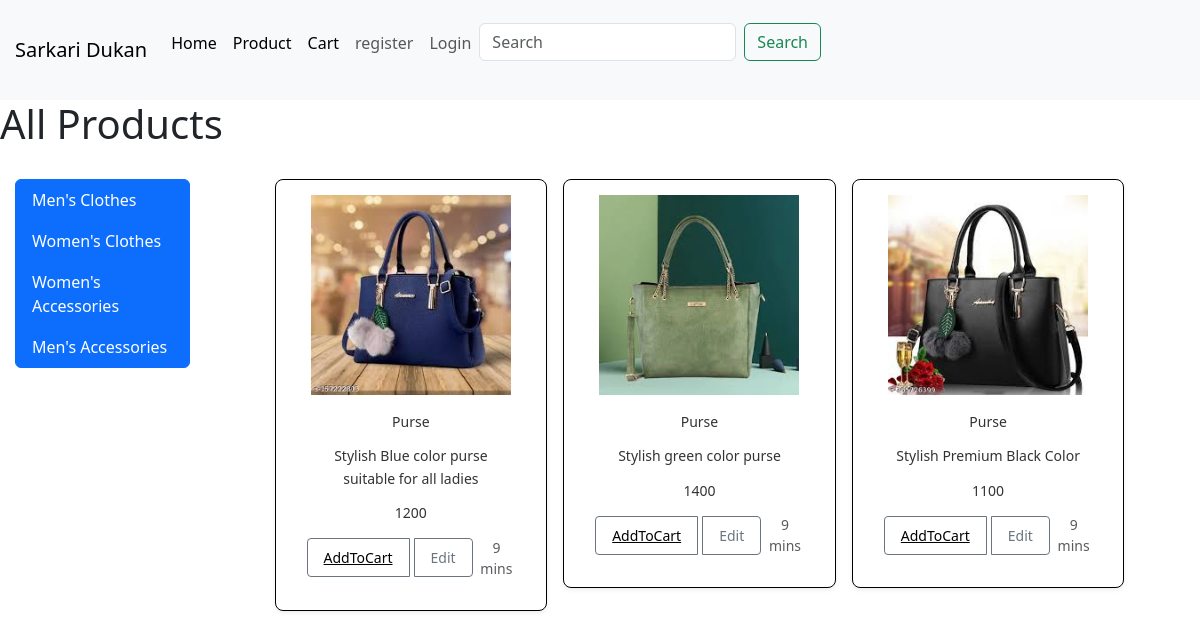
Page /3 on the committed database.
### eapp/models.py (models this page shows, shortened)
class Category(models.Model):
    name = models.CharField(max_length=100)
    def __str__(self):
        return self.name

class Product(models.Model):
    name=models.CharField(max_length=30)
    price=models.IntegerField(default=0)
    description=models.TextField(max_length=300,default='',null=True,blank=True)
    category=models.ForeignKey(Category,on_delete=models.CASCADE)
    image=models.ImageField(upload_to='image')
    class Meta:
        db_table='product'

### eapp/views.py (the view)
# urls.py: path('<int:id>',v.cato_wise_pro, name='cato'),
def cato_wise_pro(request,id):
    pl=Product.objects.all()
    duplicate_cate=set()
    for i in pl:
        duplicate_cate.add(i.category)
        pl=Product.objects.filter(category=id)
    context={'duplicate_cate':duplicate_cate,'pl':pl}
    return render(request,'plist.html',context)

### eapp/templates/plist.html (shortened to what this page needs)
{% extends 'base.html' %}
{% block body %}
<h1>All Products</h1>
<div class="container-fluid mt-3">
    <div class="row">
        <div class="col-lg-2 mx-auto">
            <div class="list-group">
                {%for i in duplicate_cate%}
                <a href="{%url 'eapp:cato' i.id%}" class="list-group-item list-group-item-action active">{{i}}</a>
                {%endfor%}
            </div>
        </div>
        <div id="product" class="col-lg-10 mx-auto">
            <div class="container">
                <div class="row row-cols-1 row-cols-sm-2 row-cols-md-3 g-3">
                    {% for i in pl %}
                    <div class="col">
                        <div class="card shadow-sm" style="border: 1.5px solid #000000; border-radius: 8px;">
                            <img src="{{ i.image }}" alt="Please Check Image" width="200px" height="200px">
                            <div class="card-body">
                                <p class="card-text">{{ i.name }}</p>
                                <p class="card-text">{{ i.description }}</p>
                                <p class="card-text">{{ i.price }}</p>
                                <div class="d-flex justify-content-between align-items-center">
                                    <div class="btn-group">
                                        <button type="button" class="btn btn-sm btn-outline-secondary"><a href="{%url 'eapp:add' i.id %}" style="color: black;">AddToCart</a></button>
                                        <button type="button" class="btn btn-sm btn-outline-secondary">Edit</button>
                                    </div>
                                    <small class="text-body-secondary">9 mins</small>
                                </div>
                            </div>
                        </div>
                    </div>
                    {% endfor %}
                </div>
            </div>
        </div>
    </div>
</div>
{% endblock %}

### eapp/static/css/style.css (style rules this page uses)
#product .container { max-width: 90%; margin: 0 auto; }
.card { text-align: center; border: 1.5px solid #000; border-radius: 8px; box-shadow: 0 4px 12px rgba(0, 0, 0, 0.1); padding: 15px; transition: transform 0.3s ease-in-out, box-shadow 0.3s ease-in-out; }
.card img { display: block; margin: 0 auto; width: 100%; height: auto; max-width: 200px; max-height: 200px; object-fit: contain; transition: transform 0.3s ease-in-out; }
.btn-group .btn { margin-right: 5px; padding: 8px 16px; border-radius: 4px; transition: background-color 0.3s ease, color 0.3s ease; }
.card-body p { margin-bottom: 12px; font-size: 14px; line-height: 1.6; color: #333; }
.container-fluid { padding: 15px; }

### rows in the picture
Category: name "Men's Clothes"
Category: name "Women's Clothes"
Category: name "Women's Accessories"
Category: name "Men's Accessories"
Product: image (picture), name "Purse", description "Stylish Blue color purse suitable for all ladies", price "1200"
Product: image (picture), name "Purse", description "Stylish green color purse", price "1400"
Product: image (picture), name "Purse", description "Stylish Premium Black Color", price "1100"
